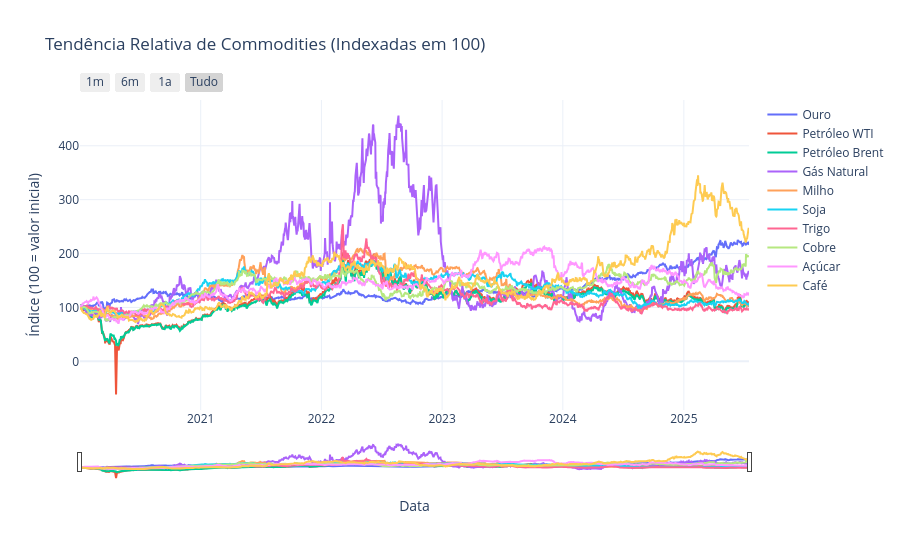

Here is the notebook cell this chart was saved with:
### Code cell
fig.update_layout(
    title="Tendência Relativa de Commodities (Indexadas em 100)",
    xaxis_title="Data",
    yaxis_title="Índice (100 = valor inicial)",
    template="plotly_white",

    xaxis=dict(
        # 1) Range slider sempre visível
        rangeslider=dict(
            visible=True,
            thickness=0.3   # espessura opcional
        ),
        # 2) Botões para selecionar janelas de tempo
        rangeselector=dict(
            buttons=list([
                dict(count=1, label="1m",  step="month", stepmode="backward"),
                dict(count=6, label="6m",  step="month", stepmode="backward"),
                dict(count=1, label="1a",  step="year",  stepmode="backward"),
                dict(step="all", label="Tudo")
            ])
        ),
        type="date"
    )
)

### Figure 1 — Plotly figure (JSON) as saved in the notebook; plotly's stock layout.template omitted (floating-point values rounded to 4 significant figures; data arrays with more than 128 entries replaced by an {"elided": "..."} marker saying what was removed)
{"data": [{"mode": "lines", "name": "Ouro", "type": "scatter", "x": {"elided": "1394 str values"}, "y": {"elided": "1394 float values"}}, {"mode": "lines", "name": "Petróleo WTI", "type": "scatter", "x": {"elided": "1394 str values"}, "y": {"elided": "1394 float values"}}, {"mode": "lines", "name": "Petróleo Brent", "type": "scatter", "x": {"elided": "1395 str values"}, "y": {"elided": "1395 float values"}}, {"mode": "lines", "name": "Gás Natural", "type": "scatter", "x": {"elided": "1395 str values"}, "y": {"elided": "1395 float values"}}, {"mode": "lines", "name": "Milho", "type": "scatter", "x": {"elided": "1393 str values"}, "y": {"elided": "1393 float values"}}, {"mode": "lines", "name": "Soja", "type": "scatter", "x": {"elided": "1393 str values"}, "y": {"elided": "1393 float values"}}, {"mode": "lines", "name": "Trigo", "type": "scatter", "x": {"elided": "1393 str values"}, "y": {"elided": "1393 float values"}}, {"mode": "lines", "name": "Cobre", "type": "scatter", "x": {"elided": "1395 str values"}, "y": {"elided": "1395 float values"}}, {"mode": "lines", "name": "Açúcar", "type": "scatter", "x": {"elided": "1395 str values"}, "y": {"elided": "1395 float values"}}, {"mode": "lines", "name": "Café", "type": "scatter", "x": {"elided": "1395 str values"}, "y": {"elided": "1395 float values"}}], "layout": {"title": {"text": "Tendência Relativa de Commodities (Indexadas em 100)"}, "xaxis": {"rangeselector": {"buttons": [{"count": 1, "label": "1m", "step": "month", "stepmode": "backward"}, {"count": 6, "label": "6m", "step": "month", "stepmode": "backward"}, {"count": 1, "label": "1a", "step": "year", "stepmode": "backward"}, {"label": "Tudo", "step": "all"}]}, "rangeslider": {"thickness": 0.1, "visible": true}, "title": {"text": "Data"}, "type": "date"}, "yaxis": {"title": {"text": "Índice (100 = valor inicial)"}}}}
